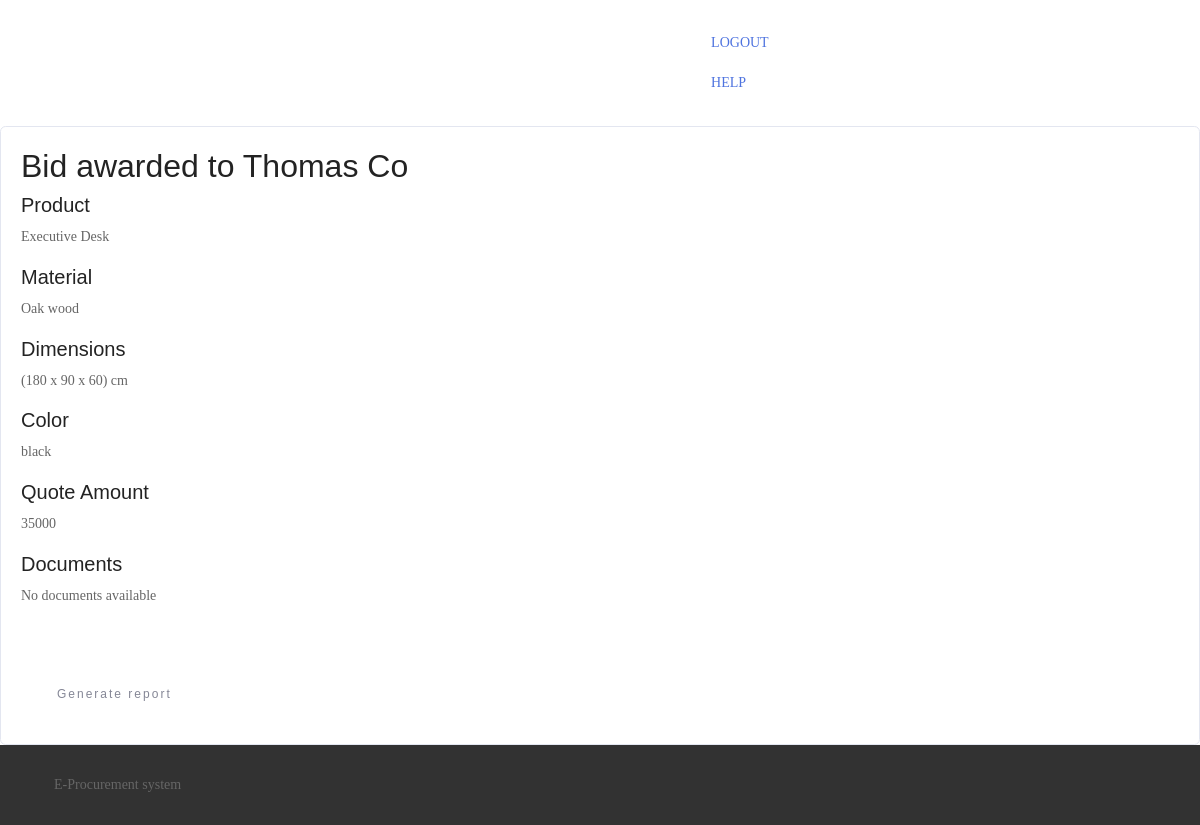
The page /buyer/afurnview1/ (signed in) on the database its author committed.
### create_bids/models.py (models this page shows, shortened)
class FurnitureBid(models.Model):
    user = models.ForeignKey("auth.User", on_delete=models.CASCADE)
    Tender_ID = models.ForeignKey(FurnitureTender, on_delete=models.CASCADE)
    Product = models.CharField(max_length=100)
    Dimensions = models.CharField(max_length=80)
    Material = models.CharField(max_length=80)
    Color = models.CharField(max_length=80)
    Quote_amount = models.PositiveIntegerField()
    bid_award = models.CharField(max_length=10, default='null')
    date_created = models.DateTimeField(auto_now=True)
    Bid_documents_url = models.FileField(upload_to='bid/documents/', null=True, blank=True)
    class Meta:
        ordering = ['-date_created']

### core/models.py (models this page shows, shortened)
class Profile(models.Model):
    user = models.OneToOneField(User, on_delete=models.CASCADE)
    account_type = models.CharField(max_length=500, blank=False)
    company_name = models.CharField(max_length=30, blank=False)
    creationDate = models.DateField(auto_now=True)

### approve_bids/views.py (the view)
# urls.py: path('afurnview<int:bid>/', views.furn_view_bid, name='awFurnView'),
@login_required
def furn_view_bid(request, bid):
    context = {
        'atend': FurnitureBid.objects.get(pk=bid)
    }
    return render(request, 'approve_bids/view.html', context)

### templates/approve_bids/view.html (shortened to what this page needs)
{% extends 'create_tender/base.html' %}
{% block link %}
    "{% url 'buyerHome' %}"
{% endblock %}
{% block body %}
    <div class="page-wrapper bg-blue p-t-100 p-b-100 font-robo">
        <div class="wrapper wrapper--w680">
            <div class="card card-1">
                <div class="card-body">
                    <h2 class="title">Bid awarded to {{ atend.user.profile.company_name }}</h2>
                    <h5>
                        Product
                    </h5>
                    <p>{{ atend.Product }}</p>
                    <h5>
                        Material
                    </h5>
                    <p>{{ atend.Material }}</p>
                    <h5>
                        Dimensions
                    </h5>
                    <p>{{ atend.Dimensions }}</p>
                    <h5>
                        Color
                    </h5>
                    <p>{{ atend.Color }}</p>
                    <h5>
                        Quote Amount
                    </h5>
                    <p>{{ atend.Quote_amount }}</p>
                    <h5>
                        Documents
                    </h5>
                    {% if atend.Bid_documents_url %}
                        <a class="btn btn--green" href="{{ atend.Bid_documents_url.url }}">Download</a>
                    {% else %}
                        <p>No documents available</p>
                    {% endif %}<br><br>
                    <a class="btn--radius btn btn--def" href="{% url 'frep' atend.Tender_ID.id %}" target="_blank">Generate report</a>
                </div>
            </div>
        </div>
    </div>
{% endblock %}

### static/login/css/main.css (style rules this page uses)
* { margin: 0px; padding: 0px; box-sizing: border-box; }
body, html { height: 100%; font-family: Poppins-Regular, sans-serif; }
a { font-family: Poppins-Regular; font-size: 14px; line-height: 1.7; color: #666666; margin: 0px; transition: all 0.4s; -webkit-transition: all 0.4s; -o-transition: all 0.4s; -moz-transition: all 0.4s; }
h1,h2,h3,h4,h5,h6 { margin: 0px; }
p { font-family: Poppins-Regular; font-size: 14px; line-height: 1.7; color: #666666; margin: 0px; }

### static/home/assets/theme/css/style.css (style rules this page uses)
.btn { margin-bottom: 0.5rem; }
.btn { font-family: 'Montserrat', sans-serif; font-weight: 500; letter-spacing: 2px; padding: 0.75rem 2.1875rem; font-size: 0.75rem; line-height: 1.5; border-radius: 3px; -webkit-transition: all .3s ease-in-out; -moz-transition: all .3s ease-in-out; transition: all .3s ease-in-out; }
body { font-family: 'Raleway', sans-serif; color: #232323; }
h1, h2, h3, h4, h5, h6, .h1, .h2, .h3, .h4, .h5, .h6, .display-1, .display-2, .display-3, .display-4 { font-family: 'Montserrat', sans-serif; word-break: break-word; word-wrap: break-word; }

### rows shown on the page
FurnitureBid: user.profile.company_name "Thomas Co", Product "Executive Desk", Material "Oak wood", Dimensions "(180 x 90 x 60) cm", Color "black", Quote_amount "35000"
